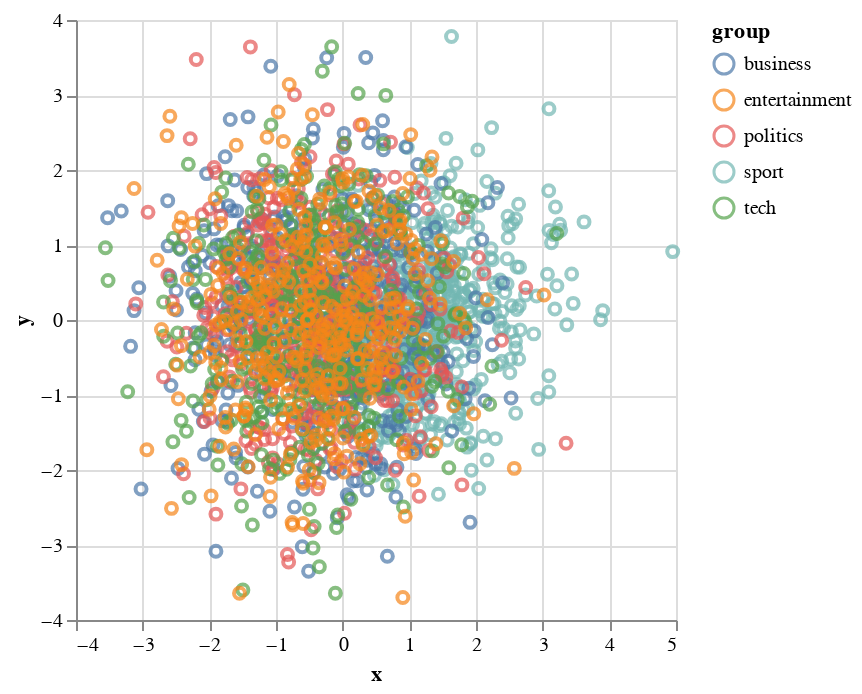

The cell this chart's notebook holds for it:
### Code cell
bbc_2d = pca_2d(bbc_model['paragraph_matrix'].data, bbc_df.group.to_numpy())
chart = alt.Chart(bbc_2d).mark_point().encode(x="x", y="y", color="group")
# Uncomment to print chart inline, but beware it will inflate the notebook size
chart

### Figure 1 — Vega-Lite specification as saved in the notebook (floating-point values rounded to 4 significant figures; data arrays with more than 128 entries replaced by an {"elided": "..."} marker saying what was removed)
{"config": {"view": {"continuousWidth": 300, "continuousHeight": 300}}, "data": {"name": "data-ca54f10733639b51eaa5a30a17d0d837"}, "mark": {"type": "point"}, "encoding": {"color": {"field": "group", "type": "nominal"}, "x": {"field": "x", "type": "quantitative"}, "y": {"field": "y", "type": "quantitative"}}, "$schema": "https://vega.github.io/schema/vega-lite/v5.16.3.json", "datasets": {"data-ca54f10733639b51eaa5a30a17d0d837": {"elided": "2225 records"}}}
